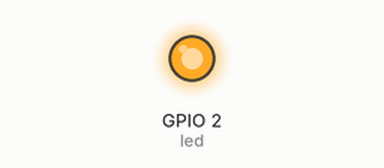
The sketch below on a simulated ESP8266 (Wemos D1 mini). Parts: output pins drawn as LEDs (lit = HIGH). WiFi joins after 1.5 s; servers stay silent unless stated; what the sketch prints to the serial monitor is not drawn.

Above: at 0.1 s.
At 1.8 s:
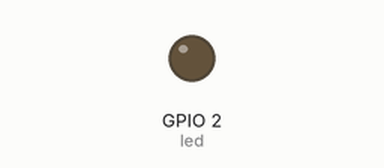
Timing chart, 0 to 3.3 s (numbered marks = the images above):
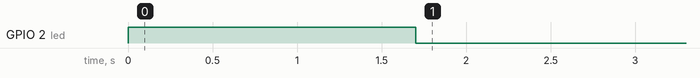

Measured:
- by itself, GPIO 2 (led): HIGH → LOW at 1.7 s

The sketch:

Wemos_Internet_Access_test.ino
```cpp
// (licence header left out)
#include <ESP8266WiFi.h>

//const char *ssid = "debagchi_home_4G_hotspot";
//const char *password = "Jan@2016";
char *ssid      = "debagchi81a";               // Set you WiFi SSID
//char *ssid      = "debagchi81aExtender";               // Set you WiFi SSID
char *password  = "Sep@2017Deb";               // Set you WiFi password

const char* host = "www.google.com";


int led = LED_BUILTIN;

void setup() {

  Serial.begin(115200);
  Serial.println();
  //delay(500);
  pinMode(led, OUTPUT);
  digitalWrite(led, HIGH);
  Serial.println("Starting wifi");
  //delay(5000);
  WiFi.disconnect();
  WiFi.mode(WIFI_STA);
  WiFi.begin(ssid, password);
  //delay(100);
  //Serial.println("Ending wifi");
  while (WiFi.status() != WL_CONNECTED) {
    Serial.print(".");
    delay(500);
  }
  Serial.println("WiFi connected");

}


void loop() {
  //wl_status_t wifiStatus = WiFi.status();
  //Serial.print("WiFi.status():");
  //Serial.println(wifiStatus);

  WiFiClient client;
  if (client.connect(host, 80))
  {
    Serial.println("connected");
    digitalWrite(led, LOW);
    client.stop();
    //delay(100);

  }
  else {
    Serial.println("connection failed!");
    digitalWrite(led, HIGH);
    client.stop();
  }
  delay(5000);

}
```
